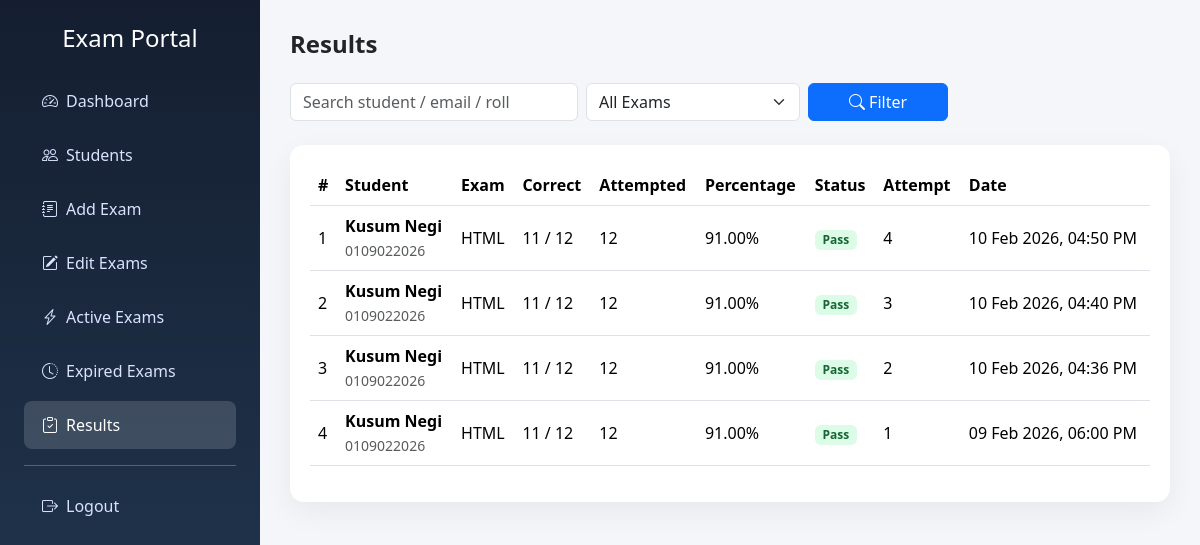
The app's page /admins/result.php (signed in) with its own data.
### tables this page shows
CREATE TABLE `exam_attempts` (
  `id` int(11) NOT NULL,
  `student_id` int(11) NOT NULL,
  `exam_id` int(11) NOT NULL,
  `attempt_no` int(11) NOT NULL,
  `total_questions` int(11) NOT NULL,
  `attempted` int(11) NOT NULL,
  `correct` int(11) NOT NULL,
  `percentage` decimal(5,2) NOT NULL,
  `status` enum('PASS','FAIL') NOT NULL,
  `created_at` timestamp NOT NULL DEFAULT current_timestamp()
);

CREATE TABLE `students` (
  `id` int(11) NOT NULL,
  `name` varchar(100) DEFAULT NULL,
  `email` varchar(100) DEFAULT NULL,
  `password` varchar(255) DEFAULT NULL,
  `roll_no` varchar(20) DEFAULT NULL,
  `created_at` datetime DEFAULT NULL,
  `status` tinyint(1) NOT NULL DEFAULT 1
);

CREATE TABLE `exams` (
  `id` int(11) NOT NULL,
  `exam_name` varchar(255) NOT NULL,
  `start_date` date NOT NULL,
  `end_date` date NOT NULL,
  `attempts` int(11) DEFAULT 1,
  `duration_minutes` int(11) NOT NULL DEFAULT 30,
  `exam_image` varchar(255) DEFAULT NULL,
  `total_questions` int(11) DEFAULT 5,
  `created_at` timestamp NOT NULL DEFAULT current_timestamp()
);

### admins/result.php (the view, shortened to what this page needs)
<?php
require_once __DIR__ . "/../config/db.php";
$search = trim($_GET['search'] ?? "");
$sql = "
SELECT
    ea.attempt_no,
    ea.total_questions,
    ea.attempted,
    ea.correct,
    ea.percentage,
    ea.status,
    ea.created_at,
    s.name   AS student_name,
    s.roll_no,
    s.email,
    e.exam_name
FROM exam_attempts ea
JOIN students s ON s.id = ea.student_id
JOIN exams e    ON e.id = ea.exam_id
WHERE 1
";
$sql .= " ORDER BY ea.created_at DESC";
$stmt = $conn->prepare($sql);
$stmt->execute();
$results = $stmt->get_result();
?>
<!DOCTYPE html>
<html lang="en">
<head>
    <link href="https://cdn.jsdelivr.net/npm/bootstrap@5.3.2/dist/css/bootstrap.min.css" rel="stylesheet">
    <link href="https://cdn.jsdelivr.net/npm/bootstrap-icons@1.11.1/font/bootstrap-icons.css" rel="stylesheet">
</head>
<body>
    <?php include "sidebar.php"; ?>
    <div class="main">
        <h4 class="fw-semibold mb-4">Results</h4>
        <form method="get" class="row g-2 mb-4">
            <div class="col-md-4">
                <input type="text" name="search" value="<?= htmlspecialchars($search) ?>"
                    class="form-control" placeholder="Search student / email / roll">
            </div>
            <div class="col-md-3">
                <select name="exam_id" class="form-select">
                    <option value="">All Exams</option>
                </select>
            </div>
            <div class="col-md-2">
                <button class="btn btn-primary w-100">
                    <i class="bi bi-search"></i> Filter
                </button>
            </div>
        </form>
        <div class="card-box">
            <div class="table-responsive">
                <table class="table table-hover align-middle">
                    <thead>
                        <tr>
                            <th>#</th>
                            <th>Student</th>
                            <th>Exam</th>
                            <th>Correct</th>
                            <th>Attempted</th>
                            <th>Percentage</th>
                            <th>Status</th>
                            <th>Attempt</th>
                            <th>Date</th>
                        </tr>
                    </thead>
                    <tbody>
                        <?php $i = 1;
                        while ($r = $results->fetch_assoc()):
                            $pass = $r['percentage'] >= 40;
                        ?>
                            <tr>
                                <td><?= $i++ ?></td>
                                <td>
                                    <strong><?= htmlspecialchars($r['student_name']) ?></strong><br>
                                    <small class="text-muted"><?= htmlspecialchars($r['roll_no']) ?></small>
                                </td>
                                <td><?= htmlspecialchars($r['exam_name']) ?></td>
                                <td><?= $r['correct'] ?> / <?= $r['total_questions'] ?></td>
                                <td><?= $r['attempted'] ?></td>
                                <td><?= $r['percentage'] ?>%</td>
                                <td>
                                    <span class="badge <?= $pass ? 'badge-pass' : 'badge-fail' ?>">
                                        <?= $pass ? 'Pass' : 'Fail' ?>
                                    </span>
                                </td>
                                <td><?= $r['attempt_no'] ?></td>
                                <td><?= date("d M Y, h:i A", strtotime($r['created_at'])) ?></td>
                            </tr>
                        <?php endwhile; ?>
                    </tbody>
                </table>
            </div>
        </div>
    </div>
</body>
</html>

### admins/sidebar.php (shortened to what this page needs)
<?php
$currentPage = basename($_SERVER['PHP_SELF']);
?>
<!DOCTYPE html>
<html lang="en">
<head>
<link href="https://cdn.jsdelivr.net/npm/bootstrap@5.3.2/dist/css/bootstrap.min.css" rel="stylesheet">
<link href="https://cdn.jsdelivr.net/npm/bootstrap-icons@1.11.1/font/bootstrap-icons.css" rel="stylesheet">
<link rel="stylesheet" href="assest/css/sidebar.css">
</head>
<body>
<div class="sidebar p-4">
    <h4 class="text-center mb-4">Exam Portal</h4>
    <a href="dashboard.php" class="<?= $currentPage=='dashboard.php'?'active':'' ?>">
        <i class="bi bi-speedometer2 me-2"></i> Dashboard
    </a>
    <a href="students.php" class="<?= $currentPage=='students.php'?'active':'' ?>">
        <i class="bi bi-people me-2"></i> Students
    </a>
    <a href="add_exam.php" class="<?= $currentPage=='add_exam.php'?'active':'' ?>">
        <i class="bi bi-journal-text me-2"></i> Add Exam
    </a>
    <a href="edit_exam.php" class="<?= $currentPage=='edit_exam.php'?'active':'' ?>">
        <i class="bi bi-pencil-square me-2"></i> Edit Exams
    </a>
    <a href="active_exams.php" class="<?= $currentPage=='active_exams.php'?'active':'' ?>">
        <i class="bi bi-lightning-charge me-2"></i> Active Exams
    </a>
    <a href="expired_exams.php" class="<?= $currentPage=='expired_exams.php'?'active':'' ?>">
        <i class="bi bi-clock-history me-2"></i> Expired Exams
    </a>
    <a href="result.php" class="<?= $currentPage=='result.php'?'active':'' ?>">
        <i class="bi bi-clipboard-check me-2"></i> Results
    </a>
    <hr class="border-light">
    <a href="#" data-bs-toggle="modal" data-bs-target="#logoutModal">
        <i class="bi bi-box-arrow-right me-2"></i> Logout
    </a>
</div>
</body>
</html>

### admins/assest/css/sidebar.css (style rules this page uses)
body { background: #f4f6f9; font-family: 'Segoe UI', sans-serif; }
.main { margin-left: 260px; padding: 30px }
.sidebar { width: 260px; min-height: 100vh; background: linear-gradient(180deg, #141e30, #243b55); color: #fff; position: fixed; }
.sidebar a { color: #dbe2ff; text-decoration: none; display: flex; align-items: center; padding: 12px 18px; border-radius: 8px; margin-bottom: 6px; transition: .2s; }
.sidebar a:hover, .sidebar a.active { background: rgba(255, 255, 255, .15); color: #fff; }

### admins/result.php (style rules this page uses)
.card-box { background: #fff; border-radius: 14px; padding: 20px; box-shadow: 0 10px 30px rgba(0, 0, 0, .06); }
.badge-pass { background: #dcfce7; color: #166534 !important; }

### records on screen
exam_attempts: student.name "Kusum Negi", student.roll_no "0109022026", exam.exam_name "HTML", correct "11", total_questions "12", attempted "12", percentage "91.00", shows "Pass", attempt_no "4", created_at "10 Feb 2026, 04:50 PM"
exam_attempts: student.name "Kusum Negi", student.roll_no "0109022026", exam.exam_name "HTML", correct "11", total_questions "12", attempted "12", percentage "91.00", shows "Pass", attempt_no "3", created_at "10 Feb 2026, 04:40 PM"
exam_attempts: student.name "Kusum Negi", student.roll_no "0109022026", exam.exam_name "HTML", correct "11", total_questions "12", attempted "12", percentage "91.00", shows "Pass", attempt_no "2", created_at "10 Feb 2026, 04:36 PM"
exam_attempts: student.name "Kusum Negi", student.roll_no "0109022026", exam.exam_name "HTML", correct "11", total_questions "12", attempted "12", percentage "91.00", shows "Pass", attempt_no "1", created_at "09 Feb 2026, 06:00 PM"
